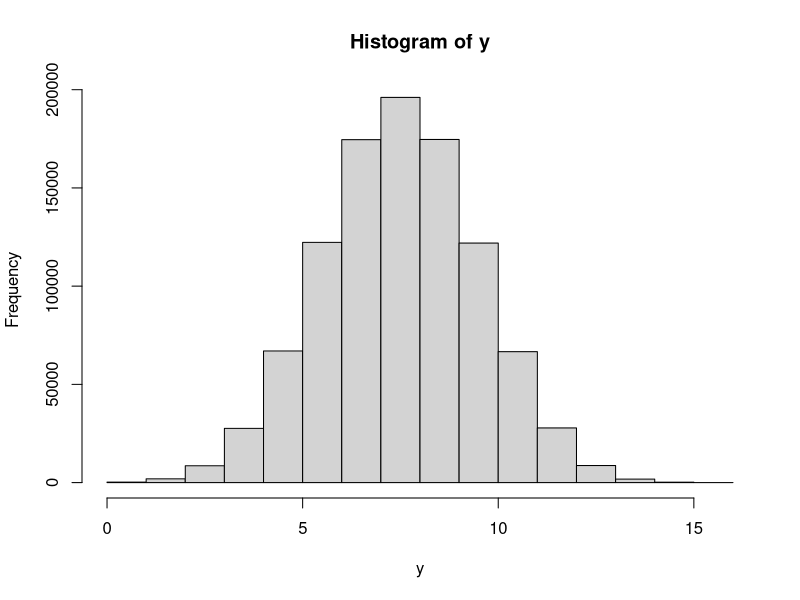
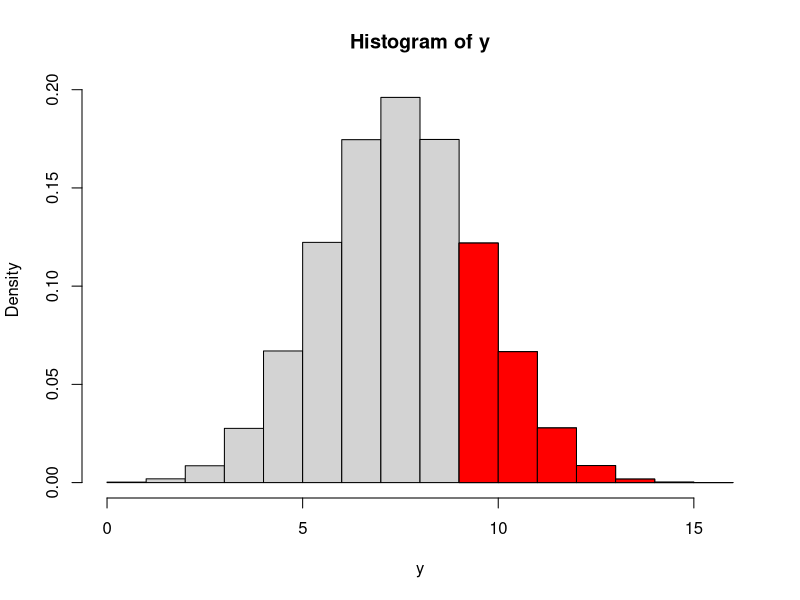
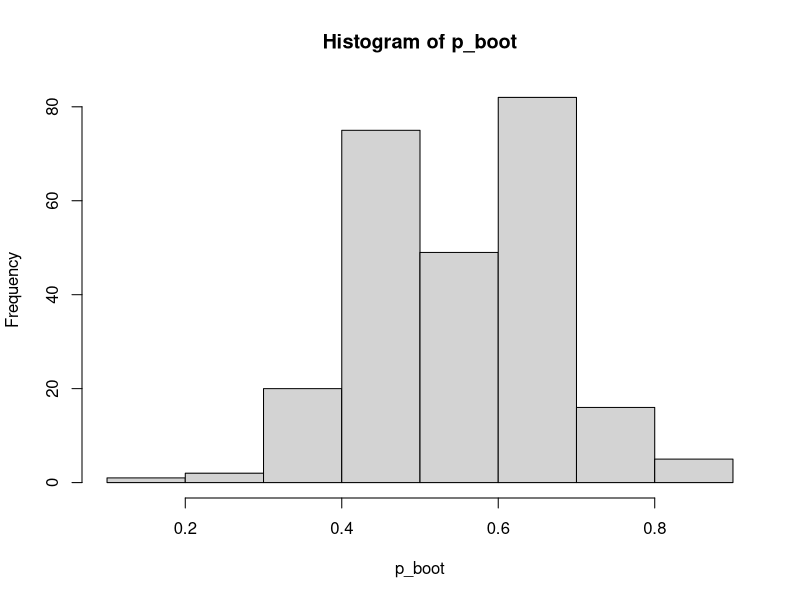
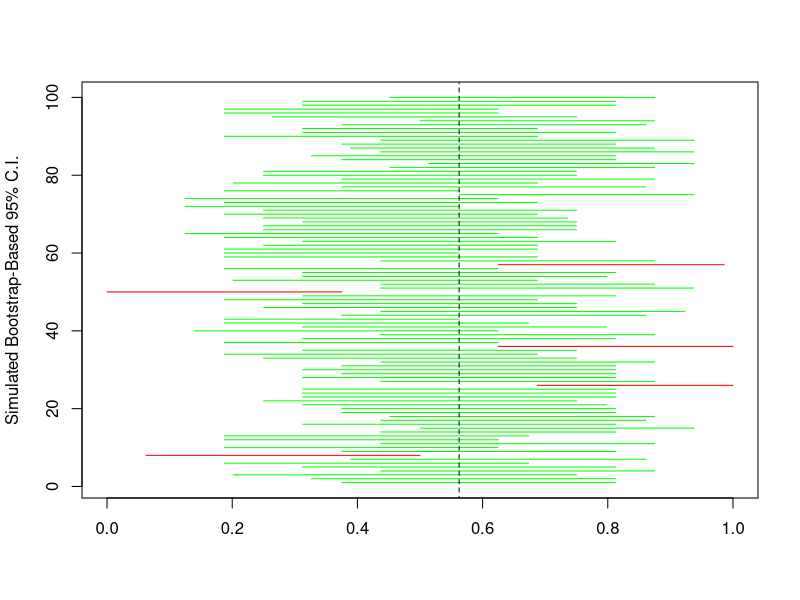

These figures' R source, in order: (Note: a time limit stopped this script after it produced the figures.)
####
#### In the 2015 NFL season, the Houston Texans won 9 of their 16 games. Do we believe 
#### they were truly an above-average team, or might they just be average or worse, with 
#### their above-average record being due to luck?
####
#### http://query.nytimes.com/gst/fullpage.html?res=9A06EFD91E30F93BA15753C1A96F9C8B63
####

p_hat <- 9 / 16

##
## Suppose p were really equal to 0.5, and the Texans were an average team, expected to 
## win 50% of their games *in the long run*. Considering the 16 games in the 2015 season 
## as a "random sample" from the "population" that consists of all possible games played 
## by the 2015 Texans, what might other random samples of 16 games look like?
##

## Simulate 1,000,000 16-game season win totals, assuming p = 0.5.
N <- 1e6
n <- 16
p_0 <- 0.5
y <- rbinom(N, n, p_0)

## A substantial proportion of the time, even though p = 0.5, we would expect to see 9 
## (or more) wins just by chance.
hist(y)
mean(y >= 9)

#* Shade in the portion of the histogram that corresponds to 16-game season win totals of 
#* 9 or more games.
hh <- hist(y, probability = TRUE)
brks <- hh$breaks
dnst <- hh$density
polygon(c(9, 9, 10, 10), c(0, dnst[9 + 1], dnst[9 + 1], 0), col = "red")
for(i in 10:15)
  polygon(rep(i:(i + 1), each = 2), c(0, rep(dnst[i + 1], 2), 0), col = "red")

##
## While we can't know for certain what the true value of p is, we might search for a 
## range of plausible values about which we can be "highly confident" to have captured 
## the truth. One deceptively-simple technique for doing this is called the "bootstrap."
## To bootstrap, we treat our observed sample (in this case, 16 wins or losses) as if it 
## were the population of all possible games played and repeatedly take random samples 
## from it. By inspecting the resulting simulated 16-game win totals, we can make 
## probabilistic statements with respect to the likely value of p. 
##

## Texans' 2015 wins and losses.
texans_2015 <- c(0, 0, 1, 0, 0, 1, 0, 1, 1, 1, 1, 0, 0, 1, 1, 1)

B <- 250
p_boot <- numeric(B)
for(b in 1:B) {
  ## Take bootstrap sample and record the win proportion.
  p_boot[b] <- sum(sample(texans_2015, replace = TRUE)) / 16
}

hist(p_boot)

## Suppose we were to use the interval between the 2.5th and 97.5th percentiles, within 
## which 95% of p_hat estimates were observed (by simulation), as an interval estimate 
## for p. 
quantile(p_boot, c(0.025, 0.975))

## Now, pick a possible value for p; say, p = p_hat = 0.5625. Watch what happens when we 
## use the bootstrap as a data-analytic strategy. Try varying 'desired_confidence'.
M <- 1000
p_hat_M <- contains_truth <- numeric(M)
ci_M <- matrix(numeric(M * 2), nrow = M)
desired_confidence <- 0.95
qq <- (1 - desired_confidence) / 2 * c(1, -1) + c(0, 1)
for(i in 1:M) {
  ## Simulate a single 16-game season.
  y <- rbinom(16, 1, p_hat)
  p_hat_M[i] <- sum(y) / 16
  
  ## Use bootstrap to compute "confidence interval".
  p_boot_sim <- numeric(B)
  for(b in 1:B)
    p_boot_sim[b] <- sum(sample(y, replace = TRUE)) / 16
  ci_M[i, ] <- quantile(p_boot_sim, c(qq[1], qq[2]))
  contains_truth[i] <- p_hat >= ci_M[i, 1] & p_hat <= ci_M[i, 2]
}

mean(contains_truth)

## A picture to illustrate what happens with a 95% CI.
ii <- sample(c(sample((1:M)[contains_truth == 1], 95, replace = FALSE), 
  sample((1:M)[contains_truth == 0], 5, replace = FALSE)))
plot(c(0, 1), c(1, 100), xlab = "", ylab = "Simulated Bootstrap-Based 95% C.I.", 
  type = "n")
for(i in 1:100)
  lines(ci_M[ii[i], ], rep(i, 2), col = c("red", "green")[contains_truth[ii[i]] + 1])
lines(rep(p_hat, 2), c(-10, 110), lty = 2)

##
## Another way to do "statistical inference" is to test a particular claim about the 
## value of p. For example, we might ask the following question: *Assuming that* p is 
## really equal to 0.5, and the Texans are an average team, how likely would it be for 
## us to see 9 or more wins out of 16 games? If outcomes like the one we observed (9 wins 
## or more) are very unlikely under the assumption that p = 0.5, then we can confidently 
## reject that assumption and conclude that the truth is that p > 0.5.
##

## In this case, we can use the binomial probability function to compute the probability 
## we want exactly. Compare this to the proportion of simulated realizations from the 
## beginning of this script (simulated under the scenario in which p = 0.5) that gave 9 
## or more wins. The probability, 0.4018097, is called a "p-value" for testing the "null 
## hypothesis" that p = 0.5 against the "alternative hypothesis" that p > 0.5. A common 
## threshold for deciding whether to reject the null hypothesis is that the p-value is
## less than 0.05 (or 0.1 or 0.01, depending on the situation and the preferences of the 
## investigator). In this case, a 9 win season (or better) is quite likely for an average
## team, and we do not have sufficient evidence to conclude the Texans' were above 
## average in the 2015 season.
1 - pbinom(8, 16, 0.5)

## The above 'exact test' is equivalent to using 'binom.test'.
binom.test(9, 16, 0.5, "greater")

## Similar to how we used the bootstrap above to compute a confidence interval for p, we 
## can use simulation to approximate a p-value. It turns out that hypothesis testing has 
## a direct relationship with confidence intervals. In particular, if the null hypothesis 
## value of p is not contained in a 95% confidence interval for p, then we know that the 
## p-value is no bigger than 0.05. Similarly, if the hypothesized value of p is not 
## contained in a 99% confidence interval, we know the p-value is no bigger than 0.01.
##
## Note in this case that, since our alternative hypothesis is "one-sided" (an 
## alternative hypothesis that p *does not equal* the null value (call it p_0) would be 
## "two-sided", supported by evidence that p > p_0 *or* that p < p_0), the confidence 
## interval we require is itself "one-sided" (basically, a lower bound on p). We can 
## obtain such an interval via bootstrap by computing an appropriate single percentile 
## from the bootstrap distribution of season win totals. In this case, because the 
## interval does contain p_0 = 0.5, we "fail to reject" the null hypothesis. 
quantile(p_boot, 0.05)

## A confidence interval *and* a p-value is ideal, as, while use of a confidence interval 
## enables an hypothesis test, a p-value is a specific quantification of our confidence 
## with respect to the null hypothesis. 
##
## We can also use simulation to approximate an actual p-value. To do this, we need to 
## first force the null hypothesis to be true. This is because the p-value is defined as 
## the probability, in this case, of 9 or more wins *when p = p_0 = 0.5*. By centering 
## our observed sample (the Texans' win and loss record in 2015) to have mean 0.5, we 
## force the null to be true while appropriately preserving the sampling variability.
B <- 250
texans_2015_0 <- texans_2015 - mean(texans_2015) + 0.5
p_boot_0 <- numeric(B)
for(b in 1:B) 
  p_boot_0[b] <- mean(sample(texans_2015_0, replace = TRUE))

p_value <- mean(p_boot_0 >= p_hat)
p_value

## Now, as we did above, pick a possible value for p; say, p = p_0 = 0.5. Watch what 
## happens when we use the bootstrap as a data-analytic strategy for testing the null 
## hypothesis that p = 0.5 vs. the alternative hypothesis that p > 0.5. Try varying 
## 'desired_confidence'.
M <- 1000
p_0 <- 0.5
p_hat_M <- p_value_M <- rej_null <- numeric(M)
desired_confidence <- 0.8
for(i in 1:M) {
  ## Simulate a single 16-game season.
  y <- rbinom(16, 1, p_0)
  p_hat_M[i] <- sum(y) / 16
  
  ## Use bootstrap to compute p-value and reject the null hypothesis if the p-value is 
  ## less than the appropriate threshold.
  p_boot_0 <- numeric(B)
  y_0 <- y - mean(y) + 0.5
  for(b in 1:B)
    p_boot_0[b] <- sum(sample(y_0, replace = TRUE)) / 16
  p_value_M[i] <- mean(p_boot_0 >= p_hat_M[i])
  
  ## Make decision.
  rej_null[i] <- p_value_M[i] < (1 - desired_confidence)
}

mean(rej_null)

## Repeat above, now applying it to a range of possible values of p.
M <- 500
p_seq <- seq(from = 0.01, to = 0.99, by = 0.02)
p_hat_M <- p_value_M <- rej_null <- numeric(M)
rej_prob <- numeric(length(p_seq))
desired_confidence <- 0.95
for(j in 1:length(p_seq)) {
  cat(".")

  for(i in 1:M) {
    ## Simulate a single 16-game season.
    y <- rbinom(16, 1, p_seq[j])
    p_hat_M[i] <- sum(y) / 16
  
    ## Use bootstrap to compute p-value and reject the null hypothesis if the p-value is 
    ## less than the appropriate threshold.
    p_boot_seq <- numeric(B)
    y_0 <- y - mean(y) + 0.5
    for(b in 1:B)
      p_boot_seq[b] <- sum(sample(y_0, replace = TRUE)) / 16
    p_value_M[i] <- mean(p_boot_seq >= p_hat_M[i])
  
    ## Make decision.
    rej_null[i] <- p_value_M[i] < (1 - desired_confidence)
  }
  
  rej_prob[j] <- mean(rej_null)
}

## What we get is an estimated (using simulation) "power curve," or the function that 
## describes how the probability we reject the null hypothesis varies as a function of 
## the true value of p. For example, if the null hypothesis were *true*, so that p = 0.5, 
## then the probability we *incorrectly* reject the null appears to be a little less than 
## 0.05 when reject on the basis of whether a p-value is less than 0.05. In general, it 
## turns out that testing a null hypothesis at "significance level" equal to one minus 
## our 'desired_confidence' above can be expected to result in an erroneous rejection of 
## the null (a "Type I error") with probability no larger than 'desired_confidence'. As 
## the true value of p increases, our "power" to detect that it does not in actuality 
## equal 0.5 increases, tapering off at one. As the true value of p *decreases*, the 
## rejection probability tapers off to zero, which means that we are less likely to 
## incorrectly conclude that p > 0.5 if p is in actuality *less than* 0.05, as compared 
## to if p = 0.5 (the null case), which seems sensible.
plot(p_seq, rej_prob, type = "l", xlab = "True value of p", 
  ylab = "Rejection proportion", main = "Estimated power curve for bootstrap test")
axis(1, at = 0.5, col = "red")
abline(1 - desired_confidence, 0, lty = 2)
axis(4, at = 1 - desired_confidence, col = "red")

##
## Bayesian inference. Suppose that p can only take the values 0, 1 / 16, 2 / 16, ..., 1.
##

## Bernoulli *and* Binomial likelihoods: equivalent.

## Uniform prior.

## Non-uniform prior.

## Improper priors.

## Credible interval for p.

## Credible interval for p / (1 - p).
